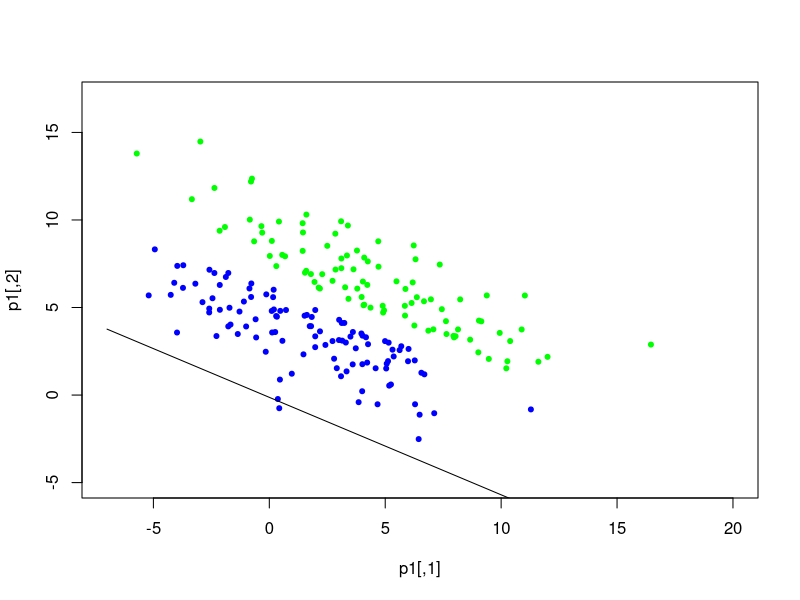
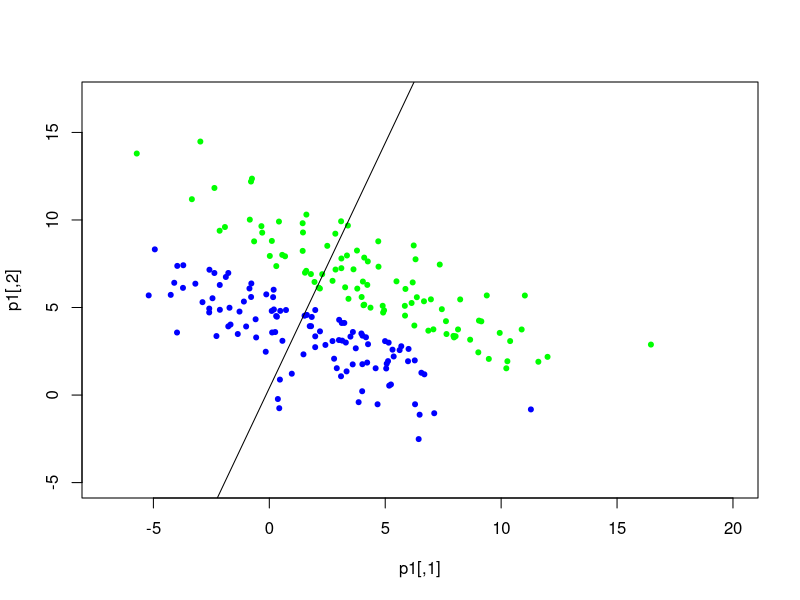
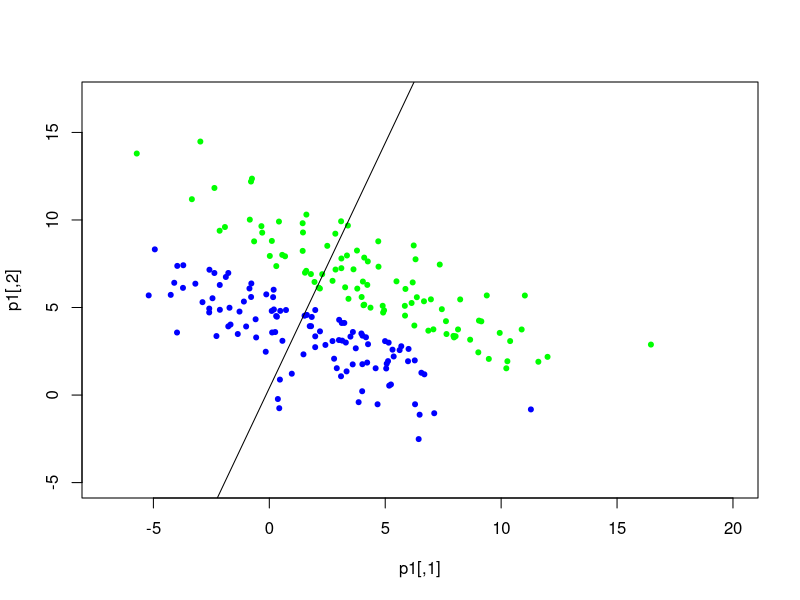
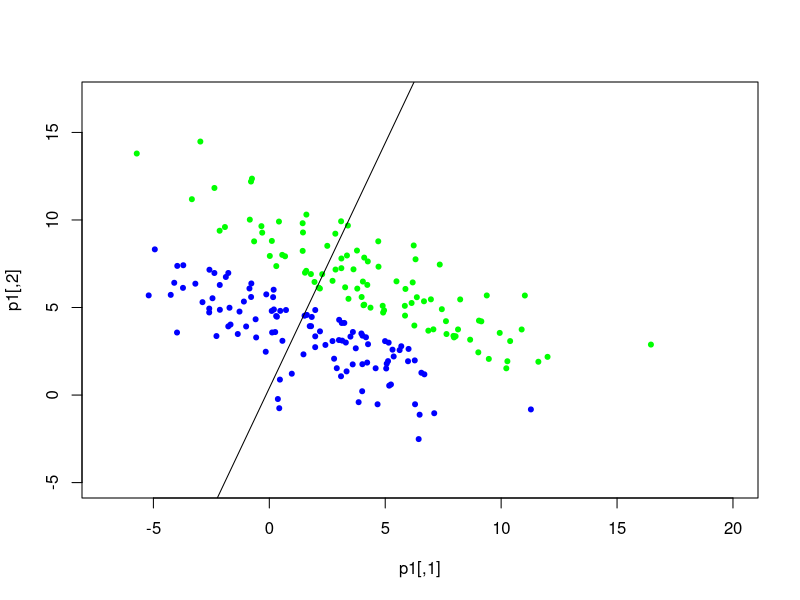
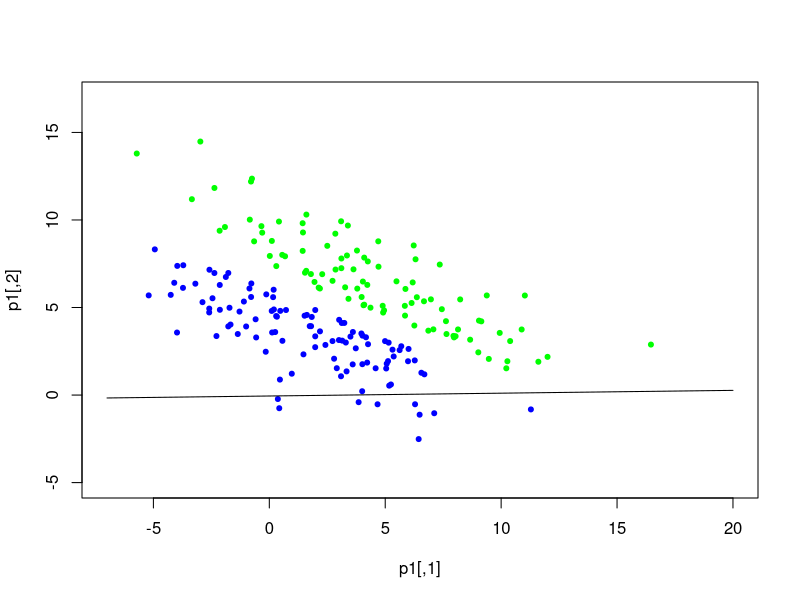
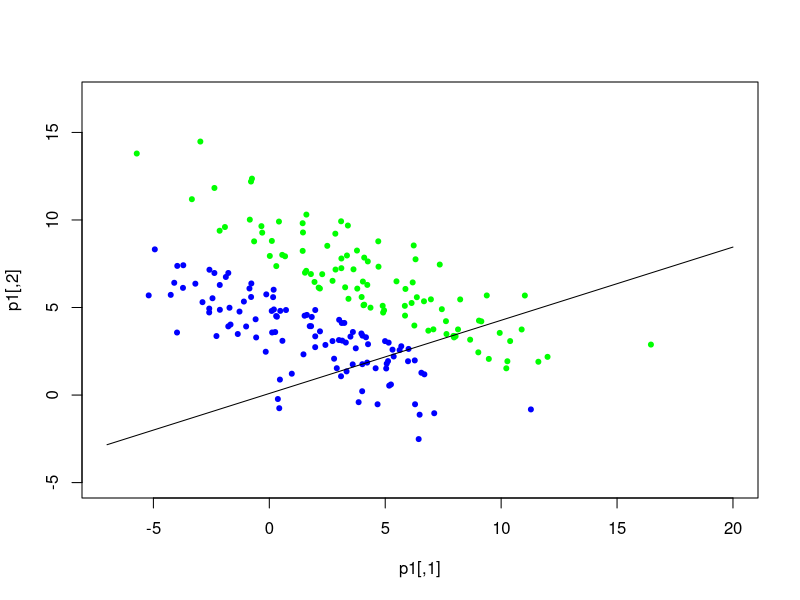
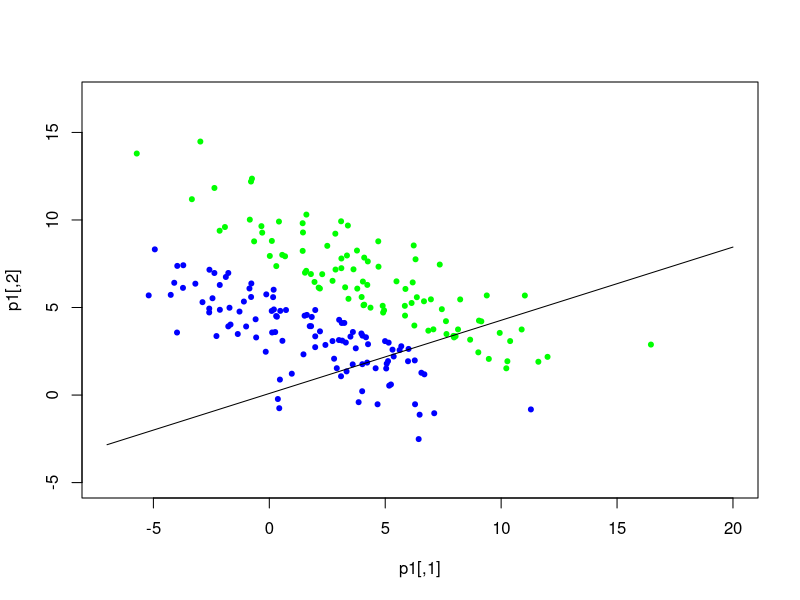
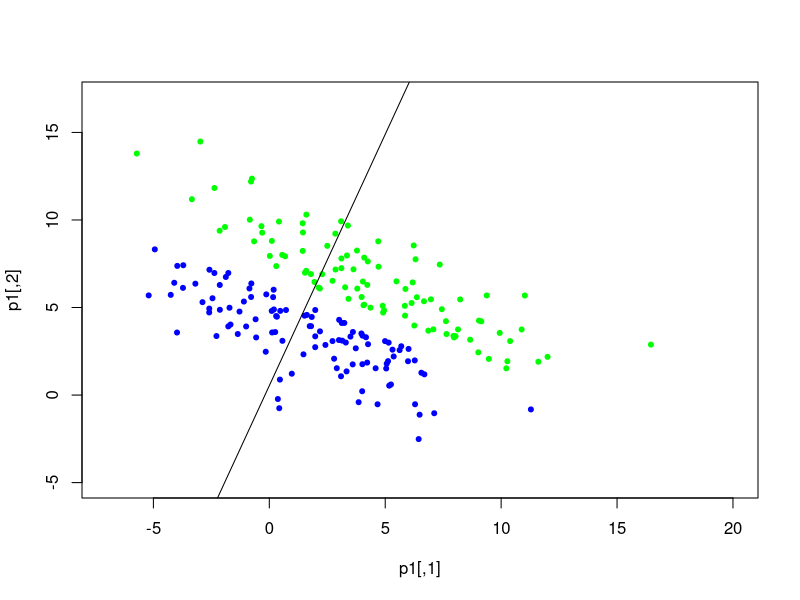

Here is the R script that generated these plots, in order:
data <- read.table("data1.txt")
x <- as.matrix(data[,1:(ncol(data)-1)])
y <- as.vector(as.matrix(data[,ncol(data)]))
w <- vector("double",ncol(data)-1)

# color points for ploting
p <- as.matrix(data[,1:(ncol(data)-2)])
p1_i <- 0
p1 <- matrix(ncol=2, nrow=nrow(p))
p2_i <- 0
p2 <- matrix(ncol=2, nrow=nrow(p))
for(i in 1:nrow(p)) {
	if(y[i] > 0) {
		p1_i <- p1_i + 1
		p1[p1_i,] <- p[i,]
	} else {
		p2_i <- p2_i + 1
		p2[p2_i,] <- p[i,]
	}
}

# train
L <- 1
while(L != 0) {
	L <- 0
	for(i in 1:nrow(data)) {
		delta <- y[i] - sign(x[i,] %*% w)
		if(delta != 0) {
			L <- L + 1
			w <- w + delta*x[i,]
		}
		# plot
		plot(p1, xlim=c(-7,20), ylim=c(-5,17), pch=20, col="green")
		points(p2, pch=20, col="blue")
		plotX <- seq(-7,20,0.1)
		plotY <- (w[3]-plotX*w[1])/w[2]   
		lines(plotX,plotY) # plot orthogonal vector
	}
	cat("wrong classes: ", L, "\n")
}

# set function
h <- function(u) {
	return(sign(u %*% w))
}
return(h)
